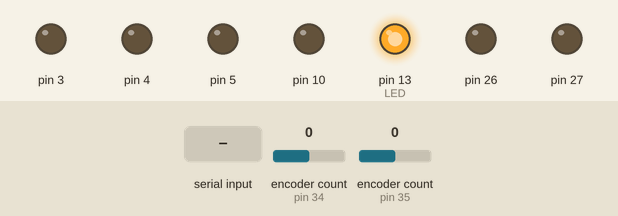
The sketch below on a simulated Teensy 4. On the bench: output pins drawn as LEDs (lit = HIGH). The inputs (shaded band) are chosen by the test bench; at power-on: encoder count (sensors on pin 34, pin 35) 0. What the sketch prints to the serial monitor is not drawn.

Above: at 4.2 s.
4.3 s: "whois;" received over Serial
5.8 s: "activate;" received over Serial
7.3 s: "forward:100;" received over Serial
At 7.9 s:
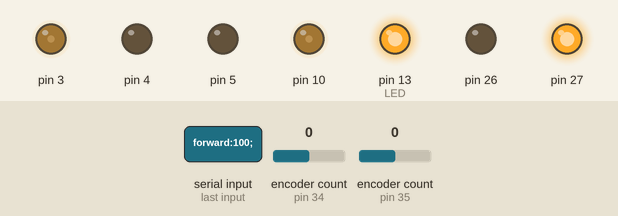
8.8 s: encoder count (sensor on pin 34) set to 4
At 9.7 s:
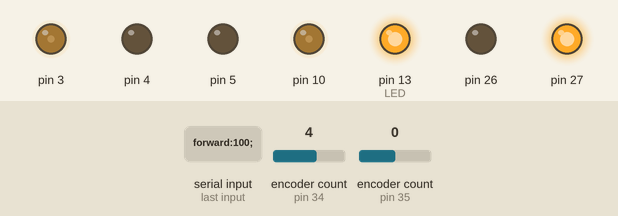
10.3 s: encoder count (sensor on pin 35) set to 4
At 11.2 s:
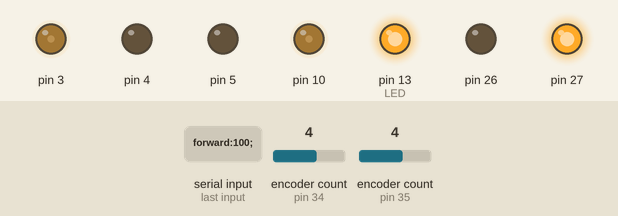
11.8 s: "rotate:3.1415;" received over Serial
At 12.7 s:
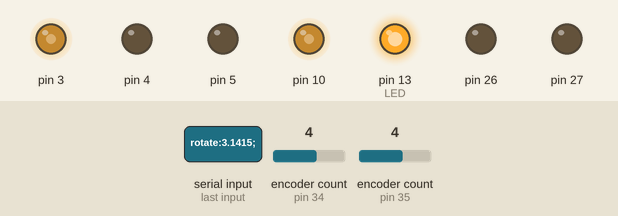
Timing chart, 0 to 17.3 s (numbered marks = the images above; inputs shaded):
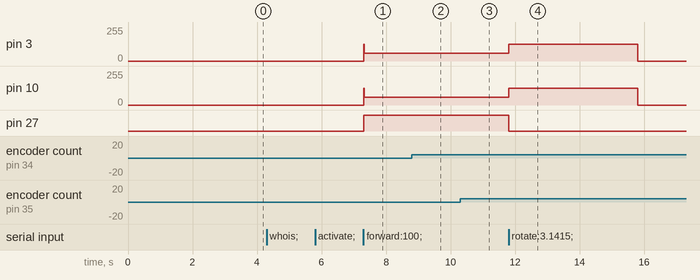

Measured:
- after the input at 4.3 s, every drawn part: stays the same
- after the input at 5.8 s, every drawn part: stays the same
- after the input at 7.3 s, pin 3, pin 10: 0/255 → 57/255 at once; pin 27: LOW → HIGH at once
- after the input at 8.8 s, pin 3: 57/255 → 58/255 at once
- after the input at 10.3 s, pin 3: 58/255 → 57/255 at once; pin 10: 57/255 → 58/255 at once, → 57/255 0.01 s later
- after the input at 11.8 s, pin 3, pin 10: 57/255 → 124/255 at once, → 0/255 4.0 s later; pin 27: HIGH → LOW at once

The sketch:

enigma-asserv-beta.ino
```cpp
#include "src/Coders.hpp"
#include "src/Odometry.hpp"
#include "src/Controller.hpp"
#include "src/Motor.hpp"

#include <Arduino.h>

#define LED 13

IntervalTimer controlTimer;
Coders coders(35,36,34,33);
Odometry odometry(1000,1000,0,260.0,16.0,4096); // X Y Alpha
Controller controller(0.045,0.0,0.6); // PID
Motor leftMotor(3,4,5,true); // aka motor 1
Motor rightMotor(10,26,27,false); // PWM, brake, direction
Point path[16]{};
volatile bool pause = false;
volatile bool enabled = false;

void setup(){
  // On ouvre la connexion
  Serial.begin(250000);
  delay(3000);

  // On paramètre les pins
  pinMode(LED, OUTPUT);

  // On redéfinit la target
  Point checkpoints[] = {{1000,1000}};
  controller.setTarget(checkpoints, 1, 0); // checkpints, nb de checkpoints, angle à l'arrivée
  // former: targetedAngle -> -PI/2

  // On lance l'asservissement
  controlTimer.begin(mainLoop, 4166);
  controlTimer.priority(129);
}

void loop(){
  #ifdef DEBUG
  controller.log();
  delay(50);
  digitalWrite(LED, HIGH);
  delay(50);
  digitalWrite(LED, LOW);
  #else
  digitalWrite(LED, HIGH);
  String s = Serial.readStringUntil(';');
  if(s.equals("")) return;
  for(unsigned int i = 0; i<s.length(); i++){
      if(s.charAt(i)=='\n') return;
  }
  if(s.startsWith("forward:")){
      // Commande possible: "forward:100"
      int command = s.substring(8).toInt();
      path[0]={odometry.getX()+command*cos(controller.getTargetedAngle()), odometry.getY()+command*sin(controller.getTargetedAngle())};
      controller.setTarget(path,1,(command>0)?controller.getTargetedAngle():PI-controller.getTargetedAngle());
  }else if(s.startsWith("rotate:")){
      // Commande possible: "rotate:3.1415"
      double command = s.substring(7).toFloat();
      // Serial.print(String(command));
      path[0]={odometry.getX(), odometry.getY()};
      controller.setTarget(path,0,controller.getTargetedAngle()+command);
  }else if(s.startsWith("whois")){
      Serial.print("MotionBase;");
  }else if(s.startsWith("pause")){
    pause = true;
  }else if(s.startsWith("resume")){
    pause = false;
}else if(s.startsWith("activate")){
    enabled = true;
}else if(s.startsWith("deactivate")){
    enabled = false;
  }else{
      Serial.print("Undefined Command: '"+s+"';");
  }
  #endif
}

void mainLoop(){
    odometry.move(coders.right(),coders.left());

    if(!pause && enabled){
        controller.update(odometry.getX(),odometry.getY(),odometry.getA()); // cm -> mm
        leftMotor.setSpeed(controller.getLCommand());
        rightMotor.setSpeed(controller.getRCommand());
    }else{
        leftMotor.setSpeed(0);
        rightMotor.setSpeed(0);
    }
}
```

Coders.cpp
```cpp
#include "Coders.hpp"
#include <Encoder.h>
Coders::Coders(int pl1,int pl2,int pr1,int pr2){
  lc_=new Encoder(pl1, pl2);
  rc_=new Encoder(pr1, pr2);
}
Coders::~Coders(){
  delete lc_;
  delete rc_;
}
int Coders::left(){
  int a = lc_->read();
  lc_->write(0);
  return a;
}
int Coders::right(){
  int a = rc_->read();
  rc_->write(0);
  return a;
}
void Coders::reset(){
  lc_->write(0);
  rc_->write(0);
}
```

Coders.hpp
```cpp
#ifndef CODERS_H
#define CODERS_H 1
#include <Encoder.h>
class Coders{
  public:
    Coders(int pLeftB,int pLeftA,int pRightA,int pRightB);
    ~Coders();
    int left();
    int right();
    void reset();

  private:
    Encoder *lc_;
    Encoder *rc_;
};
#endif
```

Controller.cpp
```cpp
#include "Controller.hpp"

Controller::Controller(double P, double I, double D, double initialX,double initialY,double initialAngle){
  // Asserv en vitesse => commande de base à 0, robot immobile
  leftMotor = new PID(P, I, D, 0);
  rightMotor = new PID(P, I, D, 0);

  lastUpdate=micros();
  lastPosY = 0.0;
  lastPosX = 0.0;

  targetedAngle=initialAngle;

  checkpointAmount = 0; //Car la liste checkpoints[] n'est pas initialisée
  currentCheckpoint = 1; //Par défaut, il est considéré que nous sommes arrivés à destination.... oui, sérieusement x)
}

double circstrain(double c){
  while(c<-3.1415)c+=2*3.1415;
  while(c>3.1415)c-=2*3.1415;
  return c;
}

double Controller::getTargetedAngle(){
    return targetedAngle;
}

void Controller::setTarget(Point checkpoints[], int checkpointAmount, double targetedAngle){
  for(int i = 0; i<checkpointAmount;++i){
    this->checkpoints[i]=checkpoints[i];
  }
  this->targetedAngle = circstrain(targetedAngle);

  this->checkpointAmount = checkpointAmount;
  currentCheckpoint = 0;
  rotationOnly = true;
}

// Cache
double dt, angleToTarget, distanceToNode, currentSpeed, idealSpeed, idealRotationSpeed, currentRotationSpeed, targetedRotationSpeed;
long timeOutChrono = 0; bool countDownStarted = false;
void Controller::update(double posX, double posY, double currentAngle){
  circstrain(currentAngle);

  currentSpeed = sqrt(pow(lastPosX-posX,2)+pow(lastPosY-posY, 2))/(micros()-lastUpdate);
  currentRotationSpeed = (currentAngle-lastAngle)*DEMI_ECART_ROUES;

  dt = (lastUpdate-micros())/1000;
  lastUpdate=micros();
  lastPosY = posY;
  lastPosX = posX;
  lastAngle = currentAngle;

  // La relecture pique les yeux. Qui a mit un goto ici?? (oups) #doWhile
  //TODO: refaire. Avec un switch case clair: Mode maintien de position, mode rotation, mode déplacement.
  //TODO: Je l'ai pas fait! Histoire de laisser du fun à la génération future. Btw ça vous parles les HashMaps?
  targetSelection:;

  // Si on est arrivé à l'objectif, on ne fait plus rien
  if(currentCheckpoint>=checkpointAmount){
      if(!rotationOnly){
          return;
      }
      distanceToNode=0;
      angleToTarget=circstrain(targetedAngle-currentAngle);
  }else{
      // calcul de la distance et de l'angle à l'objectif:
      distanceToNode=sqrt(pow(checkpoints[currentCheckpoint].x-posX,2)+pow(checkpoints[currentCheckpoint].y-posY,2));
      angleToTarget=circstrain(atan2(checkpoints[currentCheckpoint].y-posY,checkpoints[currentCheckpoint].x-posX)-currentAngle); // cet angle doit tendre vers 0
      //log();
  }

  if(distanceToNode<PRECISION_DISTANCE_TIMEOUT){
      if(!countDownStarted){
          countDownStarted=true;
          timeOutChrono=millis();
      }else{
          if(millis()-timeOutChrono>TIMEOUT_MILLIS){
              if(!rotationOnly){
                  currentCheckpoint++;
                  rotationOnly=true;
                  Serial.print("translationSkipped;");
              }else{
                  rotationOnly=false;
                  Serial.print("rotationSkipped;movementFinished;");
              }
              countDownStarted=false;
              goto targetSelection;
          }
      }
  }

  if(distanceToNode<PRECISION_DISTANCE && !rotationOnly){
    //Serial.println("#######Changement de cible!#######");
    currentCheckpoint++;
    rotationOnly = true;
    countDownStarted=false;
    goto targetSelection;
  }

  if(abs(angleToTarget)<PRECISION_ANGLE && currentRotationSpeed*1000000<THRESHOLD_ROTATION_SPEED){
    if(rotationOnly && currentCheckpoint==checkpointAmount){
        Serial.print("movementFinished;");
        countDownStarted=false;
        rotationOnly = false;
        return;
    }
    countDownStarted=false;
    rotationOnly = false;
  }

  // Calcul de la consigne en vitesse:
  if(rotationOnly){
    targetedSpeed = 0;
  }else{
    idealSpeed = distanceToNode/MAX_ACCELERATION;
    if(abs(currentSpeed-idealSpeed)<MAX_ACCELERATION*dt){
      targetedSpeed = idealSpeed;
    }else if(currentSpeed<idealSpeed){
      targetedSpeed = currentSpeed + MAX_ACCELERATION*dt;
    }else{
      targetedSpeed = currentSpeed - MAX_ACCELERATION*dt;
    }
  }

  //commande de rotation
  idealRotationSpeed = angleToTarget*DEMI_ECART_ROUES*MAX_ACCELERATION_ROTATION;
  if(abs(currentRotationSpeed-idealRotationSpeed)<MAX_ACCELERATION_ROTATION*dt){
    targetedRotationSpeed = idealRotationSpeed;
  }else if(currentRotationSpeed<idealRotationSpeed){
    targetedRotationSpeed = currentRotationSpeed + MAX_ACCELERATION_ROTATION*dt;
  }else{
    targetedRotationSpeed = currentRotationSpeed - MAX_ACCELERATION_ROTATION*dt;
  }

  leftMotor->setTarget(targetedSpeed+targetedRotationSpeed);
  rightMotor->setTarget(targetedSpeed-targetedRotationSpeed);

  leftMotor->update(currentSpeed-currentRotationSpeed*DEMI_ECART_ROUES);
  rightMotor->update(currentSpeed+currentRotationSpeed*DEMI_ECART_ROUES);
}

int command;
int Controller::getLCommand(){
    if(rotationOnly){
        if(leftMotor->getCommand()>0){
            command = max(OUTPUT_PRECISON_MODE,leftMotor->getCommand());
        }else{
            command = min(-OUTPUT_PRECISON_MODE,leftMotor->getCommand());
        }
    }else if(currentCheckpoint>=checkpointAmount){
        command = 0;
    }else{
        command = leftMotor->getCommand();
                  //*(abs(leftMotor->getCommand())<30?2:1); // Coup de pouce
    }
    return max(-MAX_PWM, min(MAX_PWM, command));
}

int Controller::getRCommand(){
    if(rotationOnly){
        if(rightMotor->getCommand()>0){
            command = max(OUTPUT_PRECISON_MODE,rightMotor->getCommand());
        }else{
            command = min(-OUTPUT_PRECISON_MODE,rightMotor->getCommand());
        }
    }else if(currentCheckpoint>=checkpointAmount){
        command = 0;
    }else{
        command = rightMotor->getCommand();
                  //*(abs(rightMotor->getCommand())<30?2:1); // Coup de pouce
    }
    return max(-MAX_PWM, min(MAX_PWM, command));
}


bool finished=false;
void Controller::log(){
  if(currentCheckpoint<=checkpointAmount){
    Serial.println("");
    Serial.println("dt: "+(String)dt);
    Serial.println("Distance to target " + (String)distanceToNode);
    Serial.println("Angle to target " + (String)(angleToTarget/PI*180));
    Serial.println("Commands: L"+(String)leftMotor->getCommand()+" R"+(String)rightMotor->getCommand()+" (T"+(String)targetedSpeed+", RS"+(String)targetedRotationSpeed+")");
    Serial.println("Target index: "+(String)currentCheckpoint);
    Serial.println("Target:" +(String)checkpoints[currentCheckpoint].x +';'+ (String)checkpoints[currentCheckpoint].y);
    Serial.println("Position:" +(String)lastPosX +';'+ lastPosY);
    Serial.println("Angle: "+(String)lastAngle);
  }
}
```

Controller.hpp
```cpp
#ifndef CONTROLLER_H
#define CONTROLLER_H 1

#include "PID.hpp"
#include "Arduino.h"

#define MAX_ACCELERATION 0.0003
#define MAX_ACCELERATION_ROTATION 12
#define MAX_PWM 124
#define PRECISION_DISTANCE 20
#define PRECISION_DISTANCE_TIMEOUT 40
#define TIMEOUT_MILLIS 4000
#define PRECISION_ANGLE 0.025
#define THRESHOLD_ROTATION_SPEED 0.01
#define OUTPUT_PRECISON_MODE 35
#define DEMI_ECART_ROUES 160
#define MAX_CHECKPOINT_AMOUNT 18

typedef struct {double x=0; double y=0;} Point;

class Controller{
  public:
    Controller(double P, double I, double D, double initialX=1000, double initialY=1000, double initialAngle=0);

    /**
     * Commandes de création de trajectoire
     */
     void setTarget(Point checkpoints[], int checkpointAmount, double targetedAngle);

    /**
     * Commandes de génération de commande
     */
    void update(double posX, double posY, double currentAngle);
    int getLCommand();
    int getRCommand();
    double getTargetedAngle();

    void log();

  private:
    // Définition de la trajectoire
    Point checkpoints[MAX_CHECKPOINT_AMOUNT];
    double targetedAngle;
    double targetedSpeed;

    long lastUpdate;
    double lastPosX, lastPosY, lastAngle;

    int currentCheckpoint;
    int checkpointAmount;

    bool rotationOnly;

    // Sous-éléments du controller & autre
    PID *leftMotor, *rightMotor;

};

#endif
```

Motor.cpp
```cpp
#if ARDUINO >= 100
  #include "Arduino.h"
#else
  #include "WProgram.h"
#endif

#include "Motor.hpp"

/**
 *  PWM:
 *  Brake:      ralentissement? HIGH pour activer le moteur
 *  Direction:
 */
Motor::Motor(int pinPWM,int pinBrake,int pinDirection, bool inverted){
  pins[0]=pinPWM;
  pins[1]=pinBrake;
  pins[2]=pinDirection;
  inverted_=inverted;
  for(int i=0;i<3;i++){
    pinMode(pins[i],OUTPUT);
    digitalWrite(pins[i],(i==1?HIGH:LOW));
  }
}

void Motor::ARU(){
  speed=0;
  disabled_=true;
  for(int i=0;i<3;i++){
    digitalWrite(pins[i],LOW);
  }
}

void Motor::setSpeed(int spd){
  if(disabled_) return;
  speed=spd;
  if(inverted_?speed<0:speed>0){
    digitalWrite(pins[2], HIGH);
  }else{
    digitalWrite(pins[2], LOW);
  }
  analogWrite(pins[0],abs(speed));
}

int Motor::getSpeed(){
  return speed;
}
```

Motor.hpp
```cpp
#ifndef MOTOR_H
#define MOTOR_H

class Motor
{
  public:
    Motor();
    Motor(int pinPWM, int pinBrake,int pinDirection, bool inverted=false);
    void setSpeed(int);
    int getSpeed();
    void ARU();
  private:
    int pins [3];
    int speed=0;
    bool disabled_=false;
    bool inverted_;
};

#endif
```

Odometry.cpp
```cpp
#include "Arduino.h"
#include "Odometry.hpp"

const float opi = 3.141592;

double ocircstrain(double c){
  while(c<-opi)c+=2*opi;
  while(c>opi)c-=2*opi;
  return c;
}

Odometry::Odometry(double x0,double y0,double a0,double L,double R,int S){
  x_=x0;
  y_=y0;
  a_=a0;
  l_=L;
  r_=R;
  s_=S;
}
void Odometry::move(int cl,int cr){
  //conversion from coder units to distance deltas
  double dr=2*opi*r_*((double)cr)/((double)s_);
  double dl=2*opi*r_*((double)cl)/((double)s_);

  a_ = ocircstrain(a_ + (dr-dl)/l_); //angle = prev angle + difference between the deltas / half interwheel
  double z=(dr+dl)/2; //mean of the delta but also distance delta of the robot.

  //applying motion to x and y
  x_-=cos(a_)*z;
  y_-=sin(a_)*z;
}
double Odometry::getX(){
  return x_;
}
double Odometry::getY(){
  return y_;
}
double Odometry::getA(){
  return a_;
}
void Odometry::set(double x0,double y0,double a0){
  x_=x0;
  y_=y0;
  a_=a0;
}
```

Odometry.hpp
```cpp
#ifndef ODOMETRY_H
#define ODOMETRY_H 1

class Odometry{
  public:
    /**
     * @param:
     *    {xO, y0, a0}:   base coords
     *    L:              half-interwheel
     *    R:              wheel radius
     *    S:              coder steps per revolution
     */
    Odometry(double x0,double y0,double a0,double L,double R,int S);
    /**
     * @param:
     *    cl:     left counter delta
     *    cr:     right counter delta
     */
    void move(int cl,int cr);
    double getX();
    double getY();
    double getA();
    void set(double x0,double y0,double a0);
  private:
    double x_,y_,a_,l_,r_;
    int s_;
};
#endif
```

PID.cpp
```cpp
/***
class PID{
  public:
    PID(double P, double I, double D, double target);
    void setTarget(double target);
    double update(double input);
  private:
    double P, I, D, target;
    double lastCommand, lastInput, cumulatedError;
    long lastUpdate;
}
*/

#include "PID.hpp"
#include "Arduino.h"

PID::PID(double P, double I, double D, double target){
  this->P = P;
  this->I = I;
  this->D = D;
  this->target = target;

  lastCommand=0;
  lastDelta=0;
  lastUpdate=micros();
}

void PID::setTarget(double target){
  this->target = target;
}

double delta;
void PID::update(double input){
  delta=target-input;

  // On incrémente l'erreur cumulée
  cumulatedError+=lastCommand*(micros()-lastUpdate)/1000;
  lastUpdate=micros();

  // TODO: Jarter cette variable quand on a un changement de target. En fait, créer une fonction pour reset le I, et laisser le controller gérer

  // Le proportionnel:
  lastCommand = delta*P;

  // La partie intégrée:
  lastCommand += cumulatedError*I;

  // La partie dérivée:
  lastCommand += (delta-lastDelta)*D;

  // On met à jour la var de sauvegarde de l'entrée
  lastInput = input;
  lastDelta = 0.2*lastDelta+0.8*delta;
}

double PID::getCommand(){
  return lastCommand;
}
```

PID.hpp
```cpp
#ifndef PID_H
#define PID_H 1

class PID{
  public:
    PID(double P, double I, double D, double target);
    void setTarget(double target);
    void update(double input);
    double getCommand();
  private:

    double P, I, D, target;
    double lastCommand, lastInput, lastDelta, cumulatedError;
    long lastUpdate;
};

#endif
```
